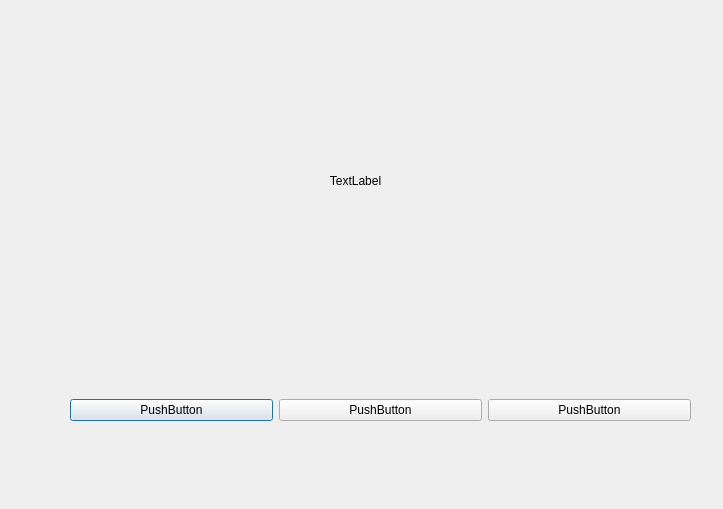
<?xml version="1.0" encoding="UTF-8"?>
<ui version="4.0">
 <class>Dialog</class>
 <widget class="QDialog" name="Dialog">
  <property name="geometry">
   <rect>
    <x>0</x>
    <y>0</y>
    <width>723</width>
    <height>509</height>
   </rect>
  </property>
  <property name="windowTitle">
   <string>Dialog</string>
  </property>
  <widget class="QLabel" name="label">
   <property name="geometry">
    <rect>
     <x>100</x>
     <y>60</y>
     <width>511</width>
     <height>241</height>
    </rect>
   </property>
   <property name="text">
    <string>TextLabel</string>
   </property>
   <property name="alignment">
    <set>Qt::AlignCenter</set>
   </property>
  </widget>
  <widget class="QWidget" name="horizontalLayoutWidget">
   <property name="geometry">
    <rect>
     <x>70</x>
     <y>370</y>
     <width>621</width>
     <height>80</height>
    </rect>
   </property>
   <layout class="QHBoxLayout" name="horizontalLayout">
    <item>
     <widget class="QPushButton" name="pushButton_2">
      <property name="text">
       <string>PushButton</string>
      </property>
     </widget>
    </item>
    <item>
     <widget class="QPushButton" name="pushButton_3">
      <property name="text">
       <string>PushButton</string>
      </property>
     </widget>
    </item>
    <item>
     <widget class="QPushButton" name="pushButton">
      <property name="text">
       <string>PushButton</string>
      </property>
     </widget>
    </item>
   </layout>
  </widget>
 </widget>
 <resources/>
 <connections>
  <connection>
   <sender>pushButton_2</sender>
   <signal>clicked()</signal>
   <receiver>Dialog</receiver>
   <slot>slot_1st()</slot>
   <hints>
    <hint type="sourcelabel">
     <x>195</x>
     <y>414</y>
    </hint>
    <hint type="destinationlabel">
     <x>194</x>
     <y>454</y>
    </hint>
   </hints>
  </connection>
  <connection>
   <sender>pushButton_3</sender>
   <signal>clicked()</signal>
   <receiver>Dialog</receiver>
   <slot>slot_2nd()</slot>
   <hints>
    <hint type="sourcelabel">
     <x>349</x>
     <y>410</y>
    </hint>
    <hint type="destinationlabel">
     <x>352</x>
     <y>455</y>
    </hint>
   </hints>
  </connection>
  <connection>
   <sender>pushButton</sender>
   <signal>clicked()</signal>
   <receiver>Dialog</receiver>
   <slot>slot_3rd()</slot>
   <hints>
    <hint type="sourcelabel">
     <x>590</x>
     <y>410</y>
    </hint>
    <hint type="destinationlabel">
     <x>598</x>
     <y>456</y>
    </hint>
   </hints>
  </connection>
 </connections>
 <slots>
  <slot>slot_1st()</slot>
  <slot>slot_2nd()</slot>
  <slot>slot_3rd()</slot>
 </slots>
</ui>
